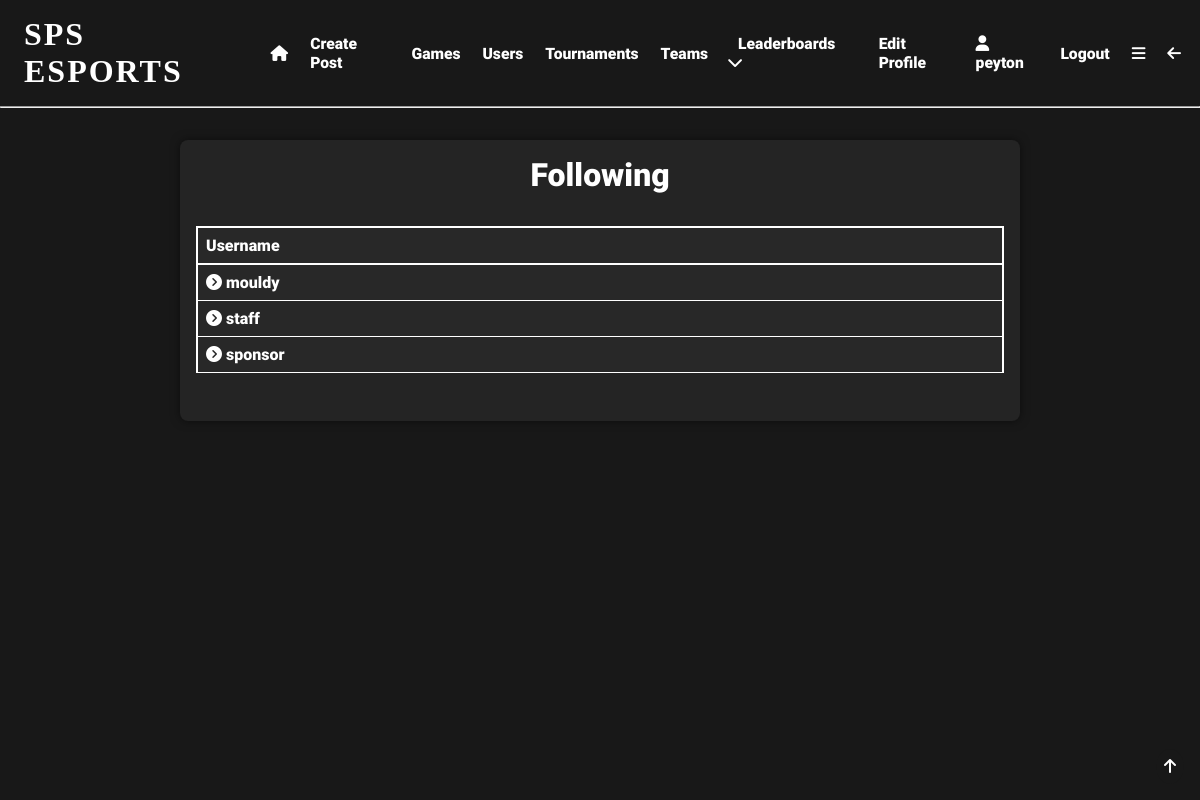
The app's page /following/peyton (signed in) with its own data.
### app/models.py (models this page shows, shortened)
class User(UserMixin, db.Model):
    user_id = db.Column(db.Integer, primary_key=True)
    username = db.Column(db.String(64), index=True, unique=True)
    email = db.Column(db.String(120), index=True, unique=True)
    password_hash = db.Column(db.String(128), nullable=False)
    pfp = db.Column(db.String(140))
    user_bio = db.Column(db.String(140), default='New to SPS eSports!!!')
    pronouns = db.Column(db.String(64), nullable=True)
    skill_level = db.Column(db.String(64), default='Unsure')
    role = db.Column(db.String(64))
    grade = db.Column(db.String(64), nullable=True, default='Unsure')
    availability = db.Column(db.String(140), default='Unsure')
    teams = db.relationship('Teams', back_populates='user')
    team_users = db.relationship('TeamUsers', back_populates='user')
    posts = db.relationship('Posts', back_populates='user')
    likes = db.relationship('Likes', back_populates='user')
    tournaments = db.relationship('Tournaments', back_populates='user')
    favourite_games = db.relationship('FavouriteGames', back_populates='user')
    tournament_users = db.relationship('TournamentUsers', back_populates='user')
    comments = db.relationship('Comments', back_populates='user')
    matches = db.relationship('Matches', back_populates='user')
    match_users = db.relationship('MatchUsers', back_populates='user')
    following = db.relationship('Following', backref='user', foreign_keys='Following.user_id')
    followed = db.relationship('Following', foreign_keys='Following.following_id')
    sponsor = db.relationship('SponsoredUsers', backref='user', foreign_keys='SponsoredUsers.sponsor_id')
    sponsored = db.relationship('SponsoredUsers', foreign_keys='SponsoredUsers.sponsored_id')

### app/routes.py (the view)
@app.route('/following/<username>')
@login_required
def following(username):
    user = User.query.filter_by(username=username).first_or_404()
    following = Following.query.filter_by(user_id=user.user_id).all()
    following_list = []
    for follow in following:
        follow = User.query.filter_by(user_id=follow.following_id).first()
        following_list.append(follow)
    return render_template('following.html', user=user, following=following_list)

### app/models.py (called while the page is built)
@login.user_loader
def load_user(user_id):
    return User.query.get(int(user_id))  # returns the user id as an integer

### app/templates/following.html
{% extends 'base.html' %}
{% block content %}
<div class="centre">
    <div class="gen-container">
        <h1>Following</h1>
        {% if following %}
        <div class="info-table lineup">
            <table>
                <tr>
                    <th>Username</th>
                </tr>
                {% for user in following %}
                <tr>
                    <td><a href="{{url_for('user', username=user.username)}}"><i
                            class="fa-solid fa-circle-chevron-right"></i> {{user.username}}</a></td>
                </tr>
                {% endfor %}
            </table>
        </div>
        {% else %}
        <p>{{user.username}} doesn't follow anyone</p>
        {% endif %}
    </div>
</div>
{% endblock %}

### app/templates/base.html (shortened to what this page needs)
<!DOCTYPE html>
<html lang="en">
<head>
    <link rel="stylesheet" href="{{ url_for('static', filename='css/styles.css') }}">
</head>
<body>
  <div id="top" class="header">
      {% if current_user.is_anonymous %}
        <h1 onclick="location.href='login'">SPS ESPORTS</h1>
        <a href="{{ url_for('login') }}">Login</a>
        <a href="{{ url_for('register') }}">Register</a>
        <a href="{{ url_for('about') }}">About</a>
      {% else %}
        <h1 onclick="location.href='{{url_for('index')}}'">SPS ESPORTS</h1>
          <a href="{{ url_for('index') }}" class="hidemobile"><i class="fa-solid fa-house"></i></a>
          <a href="{{ url_for('create_post') }}" class="hidemobile">Create Post</a>
          <a href="{{ url_for('search') }}" class="hidemobile">Games</a>
          <a href="{{ url_for('user_search') }}" class="hidemobile">Users</a>
          <a href="{{ url_for('tournament_search') }}" class="hidemobile">Tournaments</a>
          <a href="{{url_for('team_search')}}" class="hidemobile">Teams</a>
          <div class="expand" class="hidemobile">
              <div class="expand-button">
                  <a href="javascript:showDropdown()">Leaderboards <i class="fa-solid fa-chevron-down"></i></a>
              </div>
          </div>
          <a href="{{ url_for('edit_profile') }}" class="hidemobile">Edit Profile</a>
          <a href="{{ url_for('user', username=current_user.username) }}" class="hidemobile"><i class="fa-solid fa-user"></i>
              {{current_user.username}}</a>
          <a href="{{ url_for('logout') }}" class="hidemobile">Logout</a>
        <a href="javascript:showNavBar()"><i class="fa-solid fa-bars"></i></a>
        <a href="javascript:window.history.back();" class="hidemobile"><i class="fa-solid fa-arrow-left"></i></a>
      {% endif %}
  </div>
    <hr>
  <div class="topbutton">
    <a href="#top"><i class="fa-solid fa-arrow-up"></i></a>
  </div>
{% block content %} {% endblock %}
</body>
</html>

### app/static/css/styles.css (style rules this page uses)
* { margin: 0; padding: 0; box-sizing: border-box; scroll-behavior: smooth; scrollbar-width: thin; scrollbar-color: white var(--bg); }
body { background: var(--bg); color: white; }
:root { --accent: #e81c29; --bg: #181818; --bg2: #282828; --lightbg: rgba(255,255,255,0.05); }
.header { display:flex; align-items: center; padding: 1em 0.5em; }
.header a { padding: 0em 0.7em; font-family: 'Roboto'; font-size: 0.98em; text-decoration: none; transition: 0.5s; position: relative; transition: 0.3s; color: white; }
.header a::before { content: ''; position: absolute; width: 100%; height: 2px; left: 0; bottom: -2px; background-color: var(--accent); transform-origin: right; transform: scaleX(0); transition: transform 0.3s; }
.header h1 { box-shadow: inset 0 0 0 0 var(--bg); font-family: 'Nausea'; letter-spacing: 2px; padding: 0 0.5em; position: relative; transition: color 0.3s ease-in-out, box-shadow 0.3s ease-in-out; }
.expand { font-family: 'Roboto'; padding: 0.5em; position: relative; }
h1 { font-family: 'Roboto'; font-size: 2em; }
.centre h1 { text-align: center; }
.topbutton { position: fixed; bottom: 1em; right: 1em; padding: 0.5em; border-radius: 50%; background-color: var(--bg); color: white; font-family: 'Roboto'; font-size: 1em; transition: 0.5s; }
a { color: white; text-decoration: none; transition: 0.5s; padding: 0.5em 0; position: relative; font-family: 'Roboto'; }
a::before { content: ''; position: absolute; width: 100%; height: 2px; left: 0; bottom: -2px; background-color: var(--accent); transform-origin: right; transform: scaleX(0); transition: transform 0.3s; }
.centre { display: flex; flex-flow: row wrap; align-items: center; justify-content: center; width: 100%; margin: 1em 0; }
.info-table { display: flex; flex-flow: column wrap; align-items: center; justify-content: center; width: 100%; margin: 1em 0; font-family: 'Roboto'; }
.info-table table { width: 100%; border-collapse: collapse; margin: 1em 0; text-align: left; }
.info-table th { padding: 0.5em; border: 2px solid white; background-color: var(--bg2); }
.info-table td { padding: 0.5em; border: 1px solid white; border-right: 2px solid white; border-left: 2px solid white; background-color: var(--bg2); }
.gen-container { display: flex; flex-flow: column wrap; align-items: center; justify-content: center; width: 70%; margin: 1em 0; font-family: 'Roboto'; background-color: var(--lightbg); padding: 1em; border-radius: 0.5em; box-shadow: 0 0 10px 0 rgba(0,0,0,0.5); }
.lineup a::before { top: 80%; }

### records on screen
User: username "peyton"
User: username "mouldy"
User: username "staff"
User: username "sponsor"
